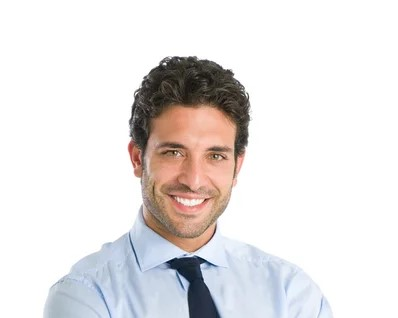
#> input picture images/123.jpg, 398 x 318 px, given in place of the camera
$ python CW_lesson_10_2.py
#> lines starting #> are read from the running program, lines starting #| are printed output that depends on the picture; after the words box and inside, x2 and y2 are one past the last pixel; in counts of white or black regions, pixels touching at a corner belong together
import cv2
import numpy as np
from sklearn.model_selection import train_test_split
from sklearn.neighbors import KNeighborsClassifier

x = []

y = []

colors = {"red":(0,0,255), "green":(0,255,0), "blue":(255,0,0), "yellow":(255,255,0)}

for colorname, bgr in colors.items():
    for _ in range(20):
        noise = np.random.randint(-20, 20, 3)
        sample = np.clip(np.array(bgr ) + noise, 0, 255)
        x.append(sample)
        y.append(colorname)
x_train, x_test, y_train, y_test = train_test_split(x, y, test_size = 0.3, stratify = y)

model = KNeighborsClassifier(n_neighbors=3)
model.fit(x_train, y_train)

cap = cv2.VideoCapture(0)
while True:
    ret, frame = cap.read()
#> frame is the input picture: shape (318, 398, 3); mean B, G, R 227.3, 227.4, 230.6
    if not ret:
        break
    frame = cv2.flip(frame, 1)
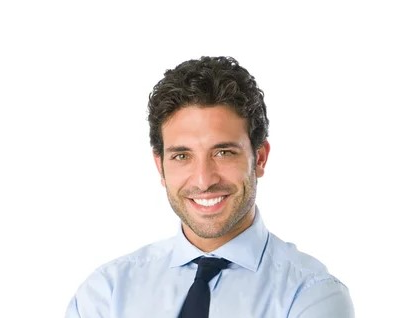
#> frame: shape (318, 398, 3); mean B, G, R 227.3, 227.4, 230.6
    hsv = cv2.cvtColor(frame, cv2.COLOR_BGR2HSV)
#> hsv: shape (318, 398, 3); mean H, S, V 20.5, 17.2, 234.7
    mask = cv2.inRange(hsv, (20, 50, 50), (255,255,255))
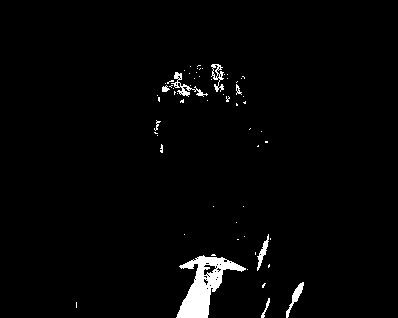
#> mask: shape (318, 398); 2.2% white; 62 white regions (53 under 20 px), largest, box (x1, y1, x2, y2) and area: (176, 255, 246, 318) 1813, (171, 72, 208, 97) 213, (286, 282, 304, 318) 173
    mask = cv2.morphologyEx(mask, cv2.MORPH_OPEN, np.ones((5, 5), np.uint8))
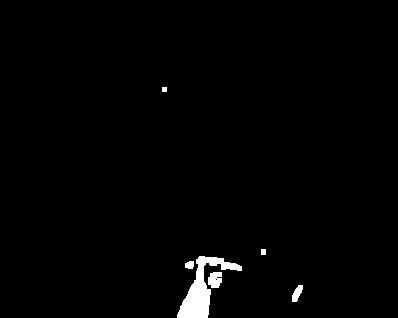
#> mask: shape (318, 398); 1.4% white; 6 white regions, box (x1, y1, x2, y2) and area: (177, 256, 242, 318) 1374, (208, 272, 222, 288) 184, (292, 285, 303, 302) 114, (185, 261, 194, 269) 61, (261, 249, 266, 255) 30, (162, 87, 167, 92) 25
    mask = cv2.morphologyEx(mask, cv2.MORPH_CLOSE, np.ones((5, 5), np.uint8))
#> mask: shape (318, 398); 1.5% white; 4 white regions

    contours, _ = cv2.findContours(mask, cv2.RETR_EXTERNAL, cv2.CHAIN_APPROX_SIMPLE)
#> contours = 4 contours, 1 with area under 20; largest, box (x1, y1, x2, y2) and area: (177, 256, 242, 318) 1739, (292, 285, 303, 302) 93, (261, 249, 266, 255) 20
    for cnt in contours:
        area = cv2.contourArea(cnt)
        if area > 1000:
            x, y, w, h = cv2.boundingRect(cnt)
            roi = frame[y:y+h, x:x+w]
            mean_color = cv2.mean(roi)[0]
            mean_color = np.array(mean_color).reshape(1,-1)
            label = model.predict(mean_color)[0]
            cv2.rectangle(frame, (x, y), (x+w, y+h), (255,255,255), 2)
            cv2.putText(frame, label.upper(), (x, y -10), cv2.FONT_HERSHEY_TRIPLEX, 0.8, (0,255,0), 2)
        cv2.imshow("Color", frame)
        if cv2.waitKey(1) & 0xFF == ord('q'):
            break
#> this loop made 1 pass; (key q is pressed on pass 1)
#> area on pass 1: 93
cap.release()
cv2.destroyAllWindows()
